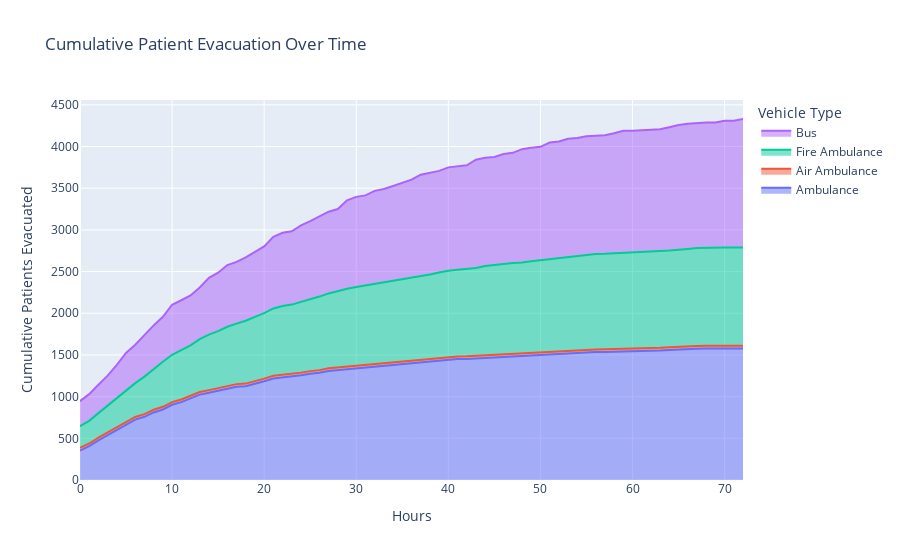

Notebook cell for this chart:
### Markdown cell above
# Cumulative Patient Evacuation Over Time:

### Code cell
import plotly.graph_objects as go
import numpy as np

# Assume evacuation takes place over 72 hours (3 days)
hours = np.arange(0, 73, 1)

# Calculate cumulative evacuation for each vehicle type over time
cumulative_evacuation = {v_type: [0] * len(hours) for v_type in VEHICLE_CAPACITIES.keys()}

for r in range(len(risky_hospitals)):
    for s in range(len(safe_hospitals)):
        for v, v_type in enumerate(VEHICLE_CAPACITIES.keys()):
            trips = z[r, s, v].x
            travel_time = times_risky_safe[v_type][r, s]
            patients_per_trip = VEHICLE_CAPACITIES[v_type]
            
            for trip in range(int(trips)):
                start_hour = int(trip * (travel_time * 2 + 0.5))  # Round trip + 30 min turnaround
                if start_hour < len(hours):
                    cumulative_evacuation[v_type][start_hour:] = [x + patients_per_trip for x in cumulative_evacuation[v_type][start_hour:]]

# Create stacked area chart
fig = go.Figure()

for v_type in VEHICLE_CAPACITIES.keys():
    fig.add_trace(go.Scatter(
        x=hours,
        y=cumulative_evacuation[v_type],
        mode='lines',
        stackgroup='one',
        name=v_type.replace('_', ' ').title()
    ))

fig.update_layout(
    title='Cumulative Patient Evacuation Over Time',
    xaxis_title='Hours',
    yaxis_title='Cumulative Patients Evacuated',
    legend_title='Vehicle Type'
)

fig.show()

### Figure 1 — Plotly figure (JSON) as saved in the notebook; plotly's stock layout.template omitted (floating-point values rounded to 4 significant figures)
{"data": [{"mode": "lines", "name": "Ambulance", "stackgroup": "one", "type": "scatter", "x": [0, 1, 2, 3, 4, 5, 6, 7, 8, 9, 10, 11, 12, 13, 14, 15, 16, 17, 18, 19, 20, 21, 22, 23, 24, 25, 26, 27, 28, 29, 30, 31, 32, 33, 34, 35, 36, 37, 38, 39, 40, 41, 42, 43, 44, 45, 46, 47, 48, 49, 50, 51, 52, 53, 54, 55, 56, 57, 58, 59, 60, 61, 62, 63, 64, 65, 66, 67, 68, 69, 70, 71, 72], "y": [354, 406, 476, 536, 602, 656, 724, 758, 810, 846, 902, 934, 976, 1024, 1046, 1070, 1094, 1118, 1124, 1152, 1184, 1218, 1230, 1236, 1256, 1274, 1286, 1308, 1318, 1334, 1346, 1354, 1364, 1372, 1384, 1394, 1402, 1410, 1418, 1428, 1442, 1450, 1452, 1458, 1468, 1474, 1478, 1484, 1488, 1498, 1502, 1508, 1510, 1518, 1526, 1530, 1534, 1536, 1538, 1544, 1544, 1548, 1552, 1554, 1560, 1562, 1564, 1574, 1578, 1578, 1578, 1578, 1578]}, {"mode": "lines", "name": "Air Ambulance", "stackgroup": "one", "type": "scatter", "x": [0, 1, 2, 3, 4, 5, 6, 7, 8, 9, 10, 11, 12, 13, 14, 15, 16, 17, 18, 19, 20, 21, 22, 23, 24, 25, 26, 27, 28, 29, 30, 31, 32, 33, 34, 35, 36, 37, 38, 39, 40, 41, 42, 43, 44, 45, 46, 47, 48, 49, 50, 51, 52, 53, 54, 55, 56, 57, 58, 59, 60, 61, 62, 63, 64, 65, 66, 67, 68, 69, 70, 71, 72], "y": [32, 32, 32, 32, 32, 32, 32, 32, 32, 32, 32, 32, 32, 32, 32, 32, 32, 32, 32, 32, 32, 32, 32, 32, 32, 32, 32, 32, 32, 32, 32, 32, 32, 32, 32, 32, 32, 32, 32, 32, 32, 32, 32, 32, 32, 32, 32, 32, 32, 32, 32, 32, 32, 32, 32, 32, 32, 32, 32, 32, 32, 32, 32, 32, 32, 32, 32, 32, 32, 32, 32, 32, 32]}, {"mode": "lines", "name": "Fire Ambulance", "stackgroup": "one", "type": "scatter", "x": [0, 1, 2, 3, 4, 5, 6, 7, 8, 9, 10, 11, 12, 13, 14, 15, 16, 17, 18, 19, 20, 21, 22, 23, 24, 25, 26, 27, 28, 29, 30, 31, 32, 33, 34, 35, 36, 37, 38, 39, 40, 41, 42, 43, 44, 45, 46, 47, 48, 49, 50, 51, 52, 53, 54, 55, 56, 57, 58, 59, 60, 61, 62, 63, 64, 65, 66, 67, 68, 69, 70, 71, 72], "y": [260, 272, 294, 324, 348, 376, 406, 450, 492, 540, 568, 590, 606, 634, 666, 684, 712, 726, 754, 772, 786, 808, 824, 836, 846, 858, 882, 898, 920, 928, 938, 948, 952, 966, 970, 976, 988, 1000, 1014, 1028, 1036, 1040, 1050, 1052, 1066, 1068, 1080, 1088, 1088, 1094, 1102, 1108, 1118, 1124, 1124, 1140, 1146, 1146, 1148, 1152, 1154, 1156, 1156, 1160, 1160, 1164, 1176, 1178, 1178, 1178, 1180, 1180, 1180]}, {"mode": "lines", "name": "Bus", "stackgroup": "one", "type": "scatter", "x": [0, 1, 2, 3, 4, 5, 6, 7, 8, 9, 10, 11, 12, 13, 14, 15, 16, 17, 18, 19, 20, 21, 22, 23, 24, 25, 26, 27, 28, 29, 30, 31, 32, 33, 34, 35, 36, 37, 38, 39, 40, 41, 42, 43, 44, 45, 46, 47, 48, 49, 50, 51, 52, 53, 54, 55, 56, 57, 58, 59, 60, 61, 62, 63, 64, 65, 66, 67, 68, 69, 70, 71, 72], "y": [300, 320, 340, 360, 400, 460, 460, 500, 520, 540, 600, 600, 600, 620, 680, 700, 740, 740, 760, 780, 800, 860, 880, 880, 920, 940, 960, 980, 980, 1060, 1080, 1080, 1120, 1120, 1140, 1160, 1180, 1220, 1220, 1220, 1240, 1240, 1240, 1300, 1300, 1300, 1320, 1320, 1360, 1360, 1360, 1400, 1400, 1420, 1420, 1420, 1420, 1420, 1440, 1460, 1460, 1460, 1460, 1460, 1480, 1500, 1500, 1500, 1500, 1500, 1520, 1520, 1540]}], "layout": {"legend": {"title": {"text": "Vehicle Type"}}, "title": {"text": "Cumulative Patient Evacuation Over Time"}, "xaxis": {"title": {"text": "Hours"}}, "yaxis": {"title": {"text": "Cumulative Patients Evacuated"}}}}
